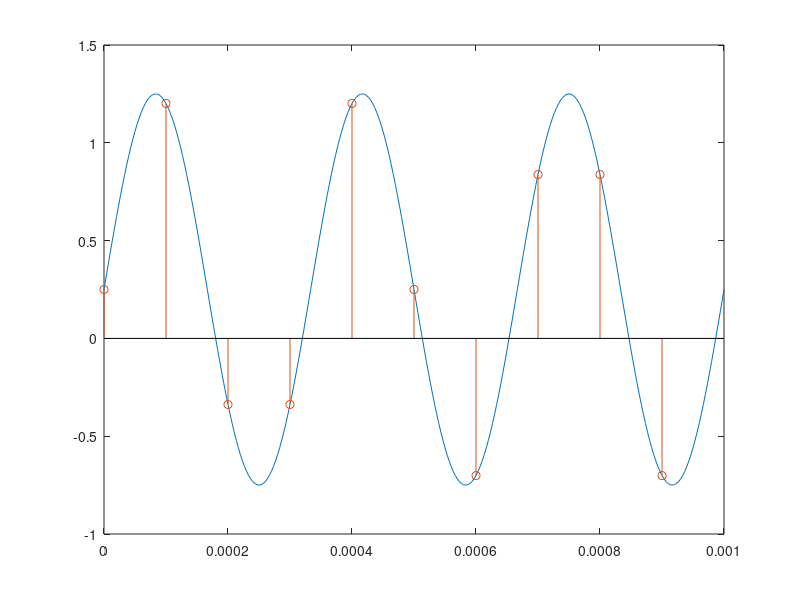

This figure's MATLAB source:
clc; clear; close all;

f0 = 3000;
dt = 1/(100*f0);
t = 0:dt:1e-3;
N = 10;

fs = 10000;
T_samp = 1/fs;
ts = 0:T_samp:9*T_samp;

s = 1/4 + sin(2*pi*f0*t);

x = zeros([1,length(ts)]);
for i=1:length(ts)
    nowe_t = ts(i);
    x(i) = 1/4 + sin(2*pi*f0*nowe_t);
end


plot(t,s); hold on;
stem(ts,x)